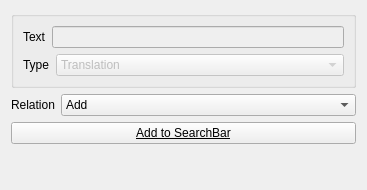
       <widget class="QWidget" name="page_3">
        <property name="geometry">
         <rect>
          <x>0</x>
          <y>0</y>
          <width>367</width>
          <height>190</height>
         </rect>
        </property>
        <attribute name="label">
         <string>Translation Text Search</string>
        </attribute>
        <layout class="QVBoxLayout" name="verticalLayout_24">
         <item>
          <widget class="QGroupBox" name="groupBox_13">
           <property name="title">
            <string/>
           </property>
           <property name="flat">
            <bool>false</bool>
           </property>
           <layout class="QVBoxLayout" name="verticalLayout_23">
            <item>
             <layout class="QHBoxLayout" name="horizontalLayout_38">
              <item>
               <widget class="QLabel" name="label_36">
                <property name="text">
                 <string>Text</string>
                </property>
                <property name="buddy">
                 <cstring>o_word_root</cstring>
                </property>
               </widget>
              </item>
              <item>
               <widget class="QLineEdit" name="o_word_root_2">
                <property name="enabled">
                 <bool>false</bool>
                </property>
               </widget>
              </item>
             </layout>
            </item>
            <item>
             <layout class="QHBoxLayout" name="horizontalLayout_39">
              <item>
               <widget class="QLabel" name="label_37">
                <property name="sizePolicy">
                 <sizepolicy hsizetype="Fixed" vsizetype="Preferred">
                  <horstretch>0</horstretch>
                  <verstretch>0</verstretch>
                 </sizepolicy>
                </property>
                <property name="text">
                 <string>Type</string>
                </property>
                <property name="buddy">
                 <cstring>o_word_type</cstring>
                </property>
               </widget>
              </item>
              <item>
               <widget class="QComboBox" name="o_word_type_2">
                <property name="enabled">
                 <bool>false</bool>
                </property>
                <item>
                 <property name="text">
                  <string>Translation</string>
                 </property>
                </item>
                <item>
                 <property name="text">
                  <string/>
                 </property>
                </item>
                <item>
                 <property name="text">
                  <string/>
                 </property>
                </item>
               </widget>
              </item>
             </layout>
            </item>
           </layout>
          </widget>
         </item>
         <item>
          <layout class="QHBoxLayout" name="horizontalLayout_49">
           <item>
            <widget class="QLabel" name="label_46">
             <property name="sizePolicy">
              <sizepolicy hsizetype="Fixed" vsizetype="Preferred">
               <horstretch>0</horstretch>
               <verstretch>0</verstretch>
              </sizepolicy>
             </property>
             <property name="text">
              <string>Relation</string>
             </property>
            </widget>
           </item>
           <item>
            <widget class="QComboBox" name="o_relation_word_2">
             <item>
              <property name="text">
               <string>Add</string>
              </property>
             </item>
             <item>
              <property name="text">
               <string>Replace</string>
              </property>
             </item>
             <item>
              <property name="text">
               <string>(OR)</string>
              </property>
             </item>
             <item>
              <property name="text">
               <string>(AND)</string>
              </property>
             </item>
             <item>
              <property name="text">
               <string>(ANDNOT)</string>
              </property>
             </item>
            </widget>
           </item>
          </layout>
         </item>
         <item>
          <widget class="QPushButton" name="o_add2query_translationsearch">
           <property name="font">
            <font>
             <weight>50</weight>
             <bold>false</bold>
             <underline>true</underline>
             <strikeout>false</strikeout>
             <kerning>false</kerning>
            </font>
           </property>
           <property name="cursor">
            <cursorShape>PointingHandCursor</cursorShape>
           </property>
           <property name="text">
            <string>Add to SearchBar</string>
           </property>
           <property name="icon">
            <iconset resource="../images/main.qrc">
             <normaloff>:/resources/up-16.png</normaloff>:/resources/up-16.png</iconset>
           </property>
          </widget>
         </item>
         <item>
          <spacer name="verticalSpacer_5">
           <property name="orientation">
            <enum>Qt::Vertical</enum>
           </property>
           <property name="sizeHint" stdset="0">
            <size>
             <width>20</width>
             <height>40</height>
            </size>
           </property>
          </spacer>
         </item>
        </layout>
       </widget>
